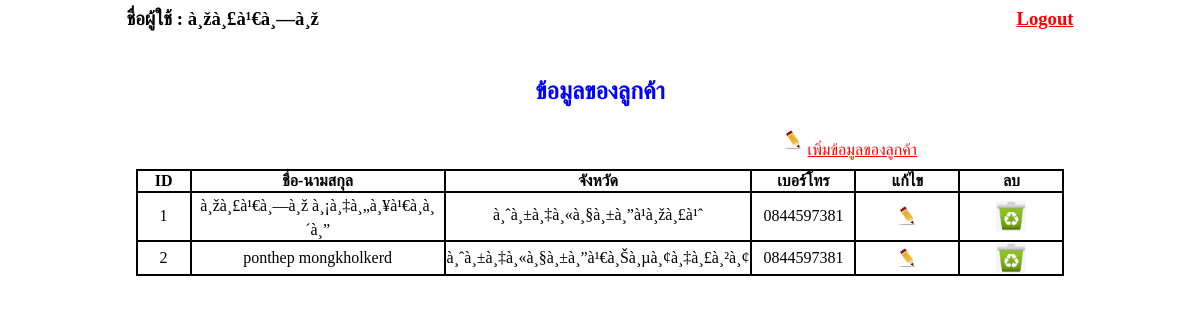
Screenshot of /Lab8_59523206016-9.php (signed in) with the database file from the repository.
### tables this page shows
CREATE TABLE `customer` (
  `Customer_id` int(11) NOT NULL,
  `Customer_Name` varchar(50) NOT NULL,
  `Customer_Lastname` varchar(100) NOT NULL,
  `Gender` varchar(5) NOT NULL,
  `Age` int(11) NOT NULL,
  `Birthdate` varchar(10) NOT NULL,
  `Address` varchar(150) NOT NULL,
  `Province` varchar(50) NOT NULL,
  `Zipcode` varchar(5) NOT NULL,
  `Telephone` varchar(20) NOT NULL,
  `Customer_Desciption` text NOT NULL,
  `username` varchar(50) NOT NULL,
  `password` varchar(250) NOT NULL
);

### Lab8_59523206016-9.php (the view, shortened to what this page needs)
<?php
include 'connectdb.php';
if(isset($_SESSION['login_user'])){
 ?>
<html>
<head>
</head>
<bodY>
  <div class="header">
    <H3>ชื่อผู้ใช้ : <?php echo $_SESSION['login_user']; ?> <a style="float:right" href="logout.php">Logout</a></H3>
  </div>
  <H2>ข้อมูลของลูกค้า</H2>
  <div><div class="colr"><a href="add_customer.php"><img src='edit.png' alt='edit_icon'  style='width:30px;height:30px;' href='edit_customer.php'>เพิ่มข้อมูลของลูกค้า</a></div>
    <?php
    $sql = "SELECT Customer_id, Customer_Name, Customer_Lastname, Gender, Age, Birthdate, Address, Province, Zipcode, Telephone, Customer_Desciption, username, password FROM customer";
    $result = $conn->query($sql);
    $counter = 1;
    if ($result->num_rows > 0) {
        echo "<table><tr><th>ID</th><th>ชื่อ-นามสกุล</th><th>จังหวัด</th><th>เบอร์โทร</th><th>แก้ไข</th><th>ลบ</th></tr>";
        while($row = $result->fetch_assoc()) {
            echo "<tr><td style='width: 50px;'>".$counter."</td><td style='width: 250px;'>".$row["Customer_Name"]." ".$row["Customer_Lastname"]."</td><td style='width: 100px;'>".$row["Province"]."</td><td style='width: 100px;'>"
            .$row["Telephone"]."</td><td style='width: 100px;'><a href='edit_customer.php?edit=".$row["Customer_id"]."'><img src='edit.png' alt='edit_icon'  style='width:30px;height:30px;'></a></td><td style='width: 100px;'><a href='del_customer.php?del=".$row["Customer_id"]."'><img src='bin.jpg' alt='edit_icon' style='width:30px;height:30px;'></a></td></tr>";
            $counter++;
        }
        echo "</table>";
    } else {
        echo "<table><tr><th>ID</th><th>ชื่อ-นามสกุล</th><th>จังหวัด</th><th>เบอร์โทร</th><th>แก้ไข</th><th>ลบ</th></tr></table>";
    }
    ?>
  </div>
</body>
</html>
<?php }else{
  echo "<meta http-equiv='Refresh' content='0; url=login.php'>";
} ?>

### Lab8_59523206016-9.php (style rules this page uses)
H2 { text-align: center; color: blue; }
a { color: red; }
table, th, td { border: 2px solid black; border-collapse: collapse; margin: auto; text-align: center; }
.colr { margin: 0 65%; width: 250px; padding: 0 0 10px 0; }
.header { text-color: black; margin: auto; width: 80%; height: 50px; }

### rows the page displays
customer: Customer_Name "à¸žà¸£à¹€à¸—à¸ž", Customer_Lastname "à¸¡à¸‡à¸„à¸¥à¹€à¸à¸´à¸”", Province "à¸ˆà¸±à¸‡à¸«à¸§à¸±à¸”à¹à¸žà¸£à¹ˆ", Telephone "0844597381"
customer: Customer_Name "ponthep", Customer_Lastname "mongkholkerd", Province "à¸ˆà¸±à¸‡à¸«à¸§à¸±à¸”à¹€à¸Šà¸µà¸¢à¸‡à¸£à¸²à¸¢", Telephone "0844597381"

### other values shown
$_SESSION['login_user'] "à¸žà¸£à¹€à¸—à¸ž"
